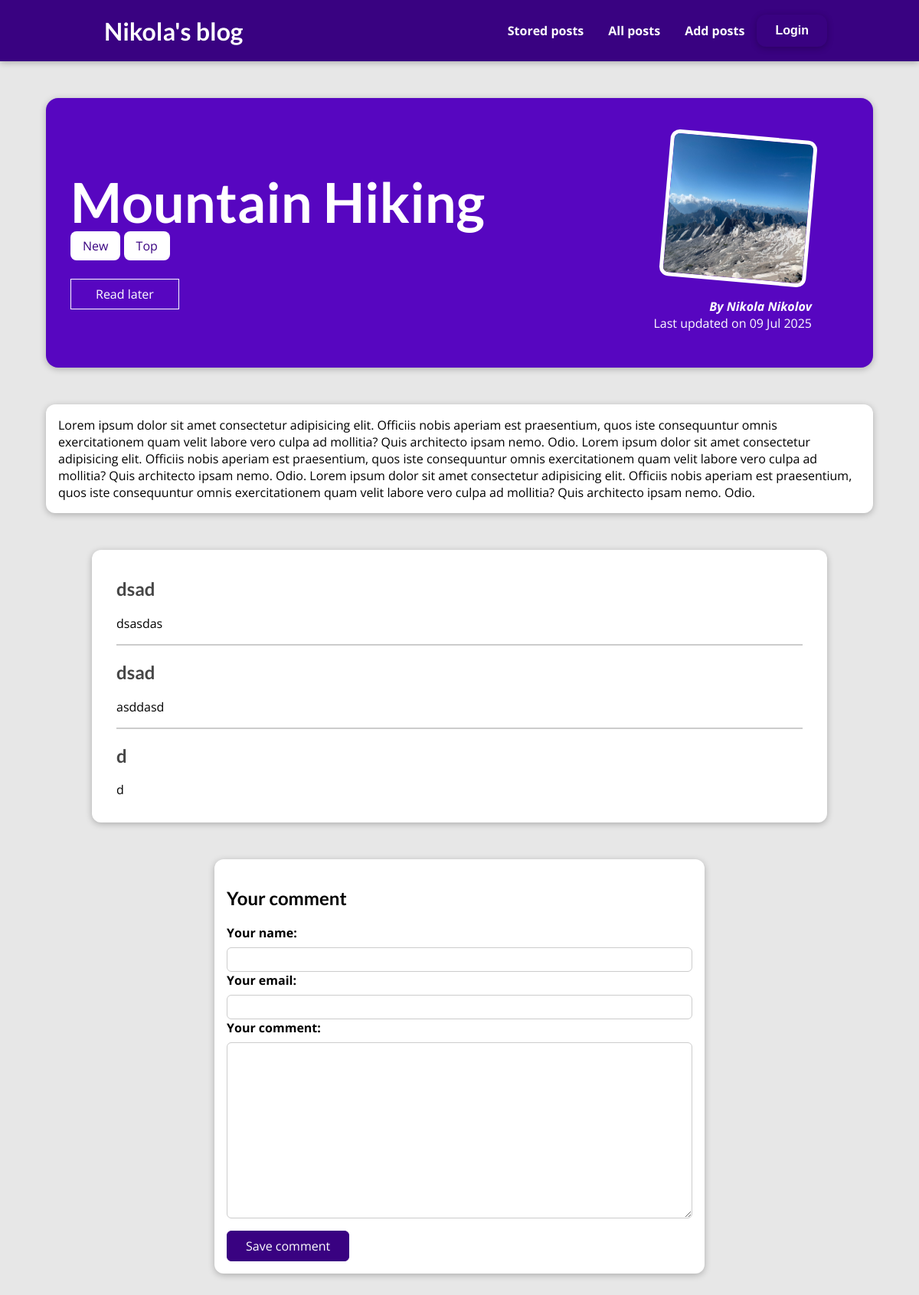
Page /posts/hike-in-the-mountains on the earlier database version.
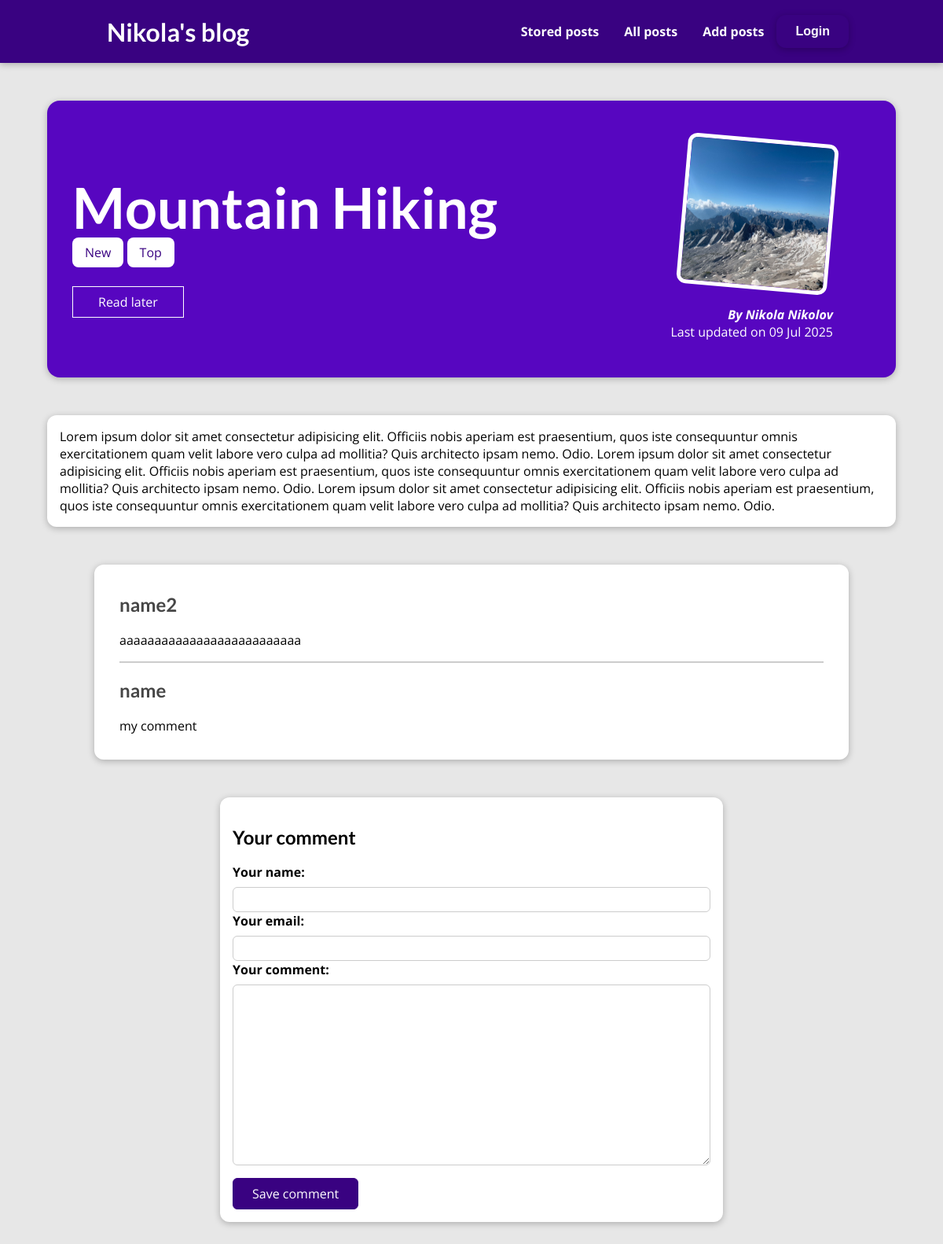
Same page on the later database version.
### blog/models.py (models this page shows, shortened)
class Post(models.Model):
    title = models.CharField(max_length=150)
    excerpt = models.CharField(max_length=200)
    image = models.ImageField(upload_to="posts", null=True)
    date = models.DateField(auto_now=True)
    slug = models.SlugField(unique=True, db_index=True)
    content = models.TextField(validators=[validators.MinLengthValidator(10)])
    author = models.ForeignKey(Author,on_delete=models.SET_NULL, related_name="posts",null=True)
    tags = models.ManyToManyField(Tag)

class Tag(models.Model):
    caption = models.CharField(max_length=20)

class Author(models.Model):
    bio = models.TextField(null=True)
    user = models.OneToOneField(User,on_delete=models.CASCADE,null=True,default=None)
    def __str__(self):
        if self.user:
            return f"{self.user.first_name} {self.user.last_name}"

class Comment(models.Model):
    user_name = models.CharField(max_length=120)
    user_email = models.EmailField()
    text = models.TextField(max_length=300)
    post = models.ForeignKey(Post, on_delete=models.CASCADE,related_name="comments")

### blog/views.py (the view, shortened to what this page needs)
class SinglePostView(View):
    def is_stored_post(self,request:HttpRequest,post_id:int) -> bool:
        stored_posts = request.session.get("stored_posts")
        if stored_posts is not None:
            is_saved_for_later = post_id in stored_posts
        else:
            is_saved_for_later = False
        return is_saved_for_later
    def get(self,request:HttpRequest, slug:str) -> HttpResponse:
        identified_post = Post.objects.filter(slug=slug)[0]
        comment_form = CommentForm()
        return render(request, "blog/post-detail.html",{
            "post":identified_post,
            "post_tags":identified_post.tags.all(),
            "comment_form":comment_form,
            "comments": identified_post.comments.all().order_by("-id"),
            "is_saved_for_later": self.is_stored_post(request,identified_post.id)
        })

### blog/forms.py
class CommentForm(forms.ModelForm):
    class Meta:
        model = Comment
        exclude = ["post"]
        labels = {
            "user_name":"Your name",
            "user_email":"Your email",
            "text":"Your comment"
        }

### blog/templates/blog/post-detail.html (shortened to what this page needs)
{% extends "base.html"%}
{% load static %}
{%block css_files%}
    <link rel="stylesheet" href="{%static 'blog/all-posts.css'%}">
    <link rel="stylesheet" href="{%static 'blog/post-detail.css'%}">
{%endblock%}
{%block content%}
    <section id="summary">
        <h2>
            {{ post.title}}
        </h2>
        <div>
            {%for tag in post_tags %}
                <span class="tag">{{tag.caption}}</span>
            {%endfor%}
        </div>
        <div id="read-later">
            <form action="{% url 'read-later' %}" method="POST">
                <button>
                    {% if is_saved_for_later %}
                        Remove from read later
                    {%else%}
                        Read later
                    {% endif %}
                </button>
            </form>
        </div>
        <article>
            <img src="{{  post.image.url  }}" alt="{{ post.title }}">
            <address> <a href="mailto:{{post.email}}"> By {{post.author}} </a></address>
            <div>
                Last updated on {{post.date|date:"d M Y"}}
            </div>
        </article>
    </section>
    <main>
        {{post.content}}
    </main>
    <section id="comments">
        <ul>
            {% for comment in comments %}
                <li>
                    <h2>{{comment.user_name}}</h2>
                    <p>{{comment.text | linebreaks}}</p>
                </li>
            {%endfor%}
        </ul>
    </section>
    <section id="comment-form">
        <h2>Your comment</h2>
        <form action="{% url 'post-detail-page' post.slug %}" method="POST">
            <div class="form-control {% if field.errors  %} invalid {% endif %}">
                {% for field in comment_form %}
                    {{field.label_tag}}
                    {{field}}
                {% endfor %}
            </div>
            <button> Save comment </button>
        </form>
    </section>
{%endblock%}

### templates/base.html (shortened to what this page needs)
{%load static%}
<!DOCTYPE html>
<html lang="en">
<head>
    {%block css_files%}{%endblock%}
    <link rel="stylesheet" href="{%static 'app.css' %}">
</head>
<body>
    <header id="main-navigation">
        <h1> <a href="{% url "starting-page" %}">Nikola's blog</a> </h1>
        <nav class="navigation">
            <a href="{% url "read-later" %}">Stored posts</a>
            <a href="{% url "posts-page" %}">All posts</a>
            <a href="{% url "add-posts" %}">Add posts</a>
            {% if user.is_authenticated %}
                <form action="{% url 'logout' %}" method="POST">
                    {% csrf_token %}
                    <button class="logout-in-button" type="submit">Logout</button>
                </form>
            {% else %}
                <form style="display: inline;" action="{% url 'login' %}" method="GET">
                    <button class="logout-in-button" type="submit">Login</button>
                </form>
            {% endif %}
        </nav>
    </header>
    {%block content%}
    {%endblock%}
</body>
</html>

### blog/static/blog/all-posts.css (style rules this page uses)
body { background-color: #e7e7e7; }
#main-navigation { background-color: #390281; box-shadow: 0 2px 8px rgba(0, 0, 0, 0.25); }
ul { list-style: none; margin: 0; padding: 0; display: grid; grid-template-columns: repeat(auto-fill, minmax(17rem, 1fr)); gap: 1.5rem; }

### blog/static/blog/post-detail.css (style rules this page uses)
body { background-color: #e7e7e7; }
#main-navigation { background-color: #390281; box-shadow: 0 2px 8px rgba(0, 0, 0, 0.25); }
#summary { margin: 8rem auto 3rem auto; padding: 2rem; width: 90%; max-width: 90rem; border-radius: 16px; background-color: #5706c0; position: relative; box-shadow: 0 2px 8px rgba(0, 0, 0, 0.25); height: 22rem; }
#summary h2 { color: white; font-size: 4.5rem; margin-bottom: 0.25rem; }
#summary article { position: absolute; top: 2rem; right: 3rem; padding: 1rem 2rem; border-radius: 12px; text-align: right; color: white; }
#summary article img { width: 12rem; height: 12rem; border-radius: 12px; transform: rotateZ(5deg); border: 5px solid white; margin-bottom: 1rem; }
#summary address { font-weight: bold; }
#summary a { color: white; text-decoration: none; }
#read-later { margin: 2rem 0; }
#read-later button { background-color: transparent; border: 1px solid white; padding: 0.5rem 2rem; font: inherit; color: white; cursor: pointer; }
main { width: 90%; max-width: 90rem; margin: 3rem auto; background-color: white; padding: 1rem; border-radius: 12px; box-shadow: 0 2px 8px rgba(0, 0, 0, 0.25); }
.tag { background-color: white; color: #390281; padding: 0.5rem 1rem; border-radius: 8px; }
#comment-form { margin: 3rem auto; width: 90%; max-width: 40rem; border-radius: 12px; background-color: white; box-shadow: 0 2px 8px rgba(0, 0, 0, 0.25); padding: 1rem; }
#comment-form button { font: inherit; background-color: #390281; color: white; border: 1px solid #390281; padding: 0.5rem 1.5rem; border-radius: 6px; cursor: pointer; }
.form-control { margin-bottom: 1rem; }
.form-control label { font-weight: bold; margin-bottom: 0.5rem; display: block; }
.form-control input, .form-control textarea { display: block; width: 100%; font: inherit; padding: 0.25rem; border-radius: 6px; border: 1px solid #ccc; }
#comments { margin: 3rem auto; width: 90%; max-width: 60rem; border-radius: 12px; background-color: white; box-shadow: 0 2px 8px rgba(0, 0, 0, 0.25); padding: 1rem 2rem; }
#comments ul { display: block; list-style: none; margin: 0; padding: 0; }
#comments li { display: block; margin-bottom: 1rem; border-bottom: 2px solid #ccc; }
#comments li:last-of-type { border-bottom: none; }
#comments h2 { color: #464646; }

### static/app.css (style rules this page uses)
* { box-sizing: border-box; }
html { font-family: 'Open Sans', 'Lato', sans-serif; }
body { margin: 0; }
h1, h2, h3 { font-family: 'Lato', sans-serif; font-weight: bold; }
#main-navigation { width: 100%; height: 5rem; display: flex; justify-content: space-between; align-items: center; flex-direction: row; padding: 0 10%; position: absolute; top: 0; left: 0; }
#main-navigation a { text-decoration: none; color: white; font-weight: bold; margin-left: 1rem; }
.logout-in-button { background-color: #390281; color: white; border: none; padding: 0.75rem 1.5rem; border-radius: 12px; font-size: 1rem; font-weight: bold; cursor: pointer; box-shadow: 0 2px 8px rgba(0, 0, 0, 0.25); transition: background-color 0.3s ease, transform 0.2s ease; }
.navigation { display: flex; align-items: center; gap: 1rem; }

Differences in the rows shown:
removed Comment: user_name "dsad", text "dsasdas"
removed Comment: user_name "dsad", text "asddasd"
removed Comment: user_name "d", text "d"
added Comment: user_name "name2", text "aaaaaaaaaaaaaaaaaaaaaaaaaa"
added Comment: user_name "name", text "my comment"
